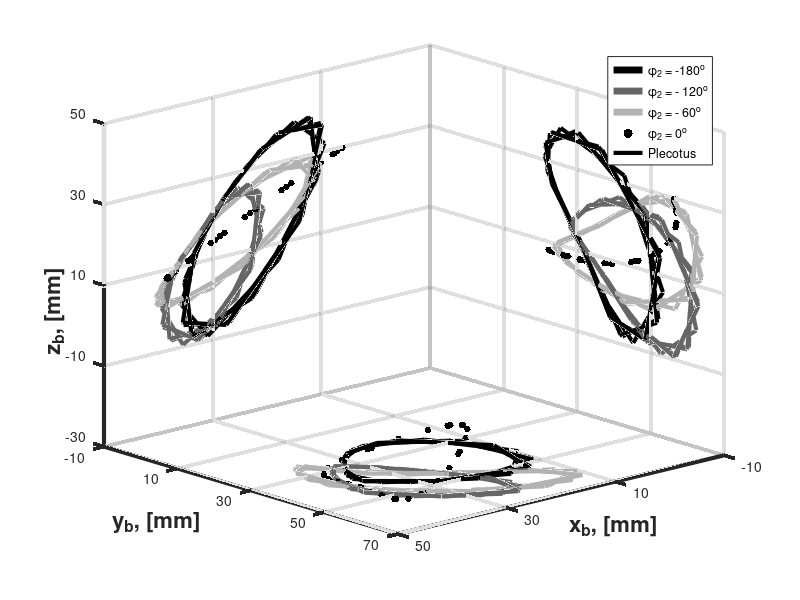
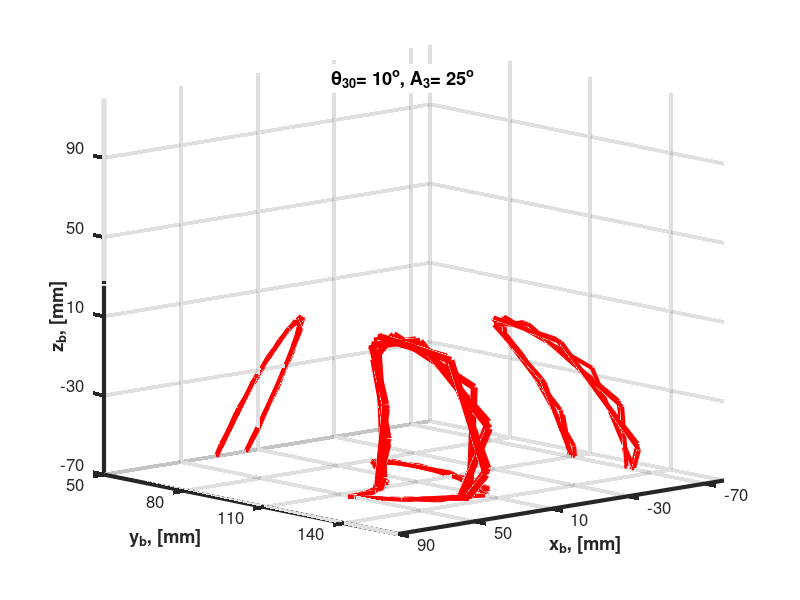
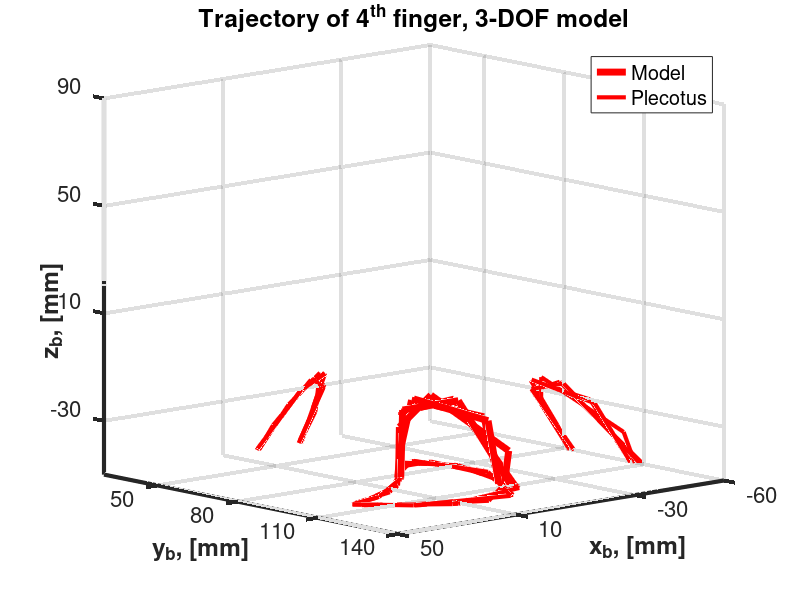
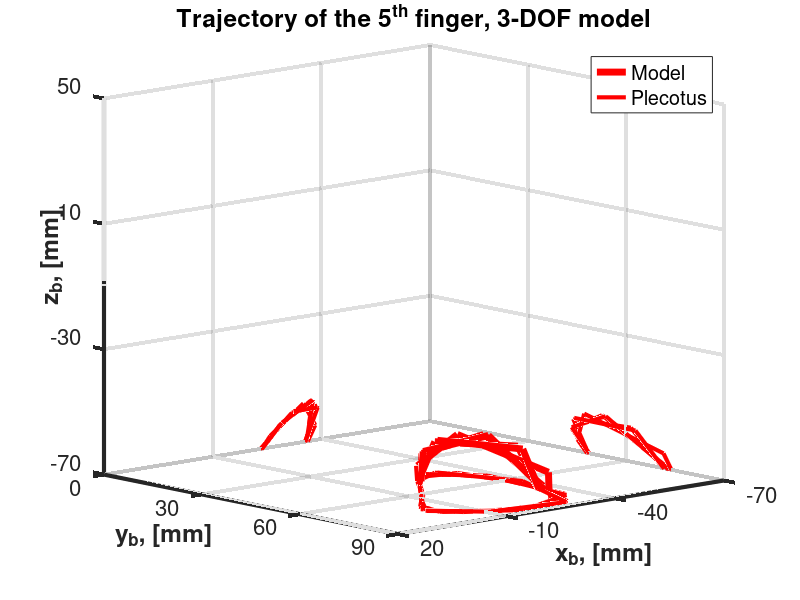

Recreate these plots in MATLAB, in order.
%**************************************************************************
%BatBot: Biological inspired Bat roBot.

%Copyright RObotics and Cybernetics Group
%Julian Colorado

% Matlab simulator of bat flight behavior. 
%************

% MATLAB script for DIRECT KINEMATICS of the FLEXIBLE WING with 3DOF % It calculates and plots the coordinates of the wrist and % fingertips with respect to the body frame located in the sternum % of the bat.

clear all 
close all 
clc 
format short


Wrist_Name = '\bf{Influence of \theta_{20}}'; 
Wingtip_Name= '\bf{Wingtip trajectory, 3-DOF model}';
gm = 58*pi/180; % the inclination angle of the stroke plane 
x0 = 13; % [mm] distance along yb between sternum and shoulder
% Humerus design parameters %------------------------------------------------------------------- 
Lh = 19;% [mm] % humerus length 
deltah = 77*pi/180; % the inclination angle of humerus bone
a1 = Lh*sin(deltah); % the length of the common normal between the shoulder 
d1 = Lh*cos(deltah); % [mm] 
alpha1 = -90*pi/180;%
% Radius parameters %-------------------------------------------------------------------
Lr = 42;% the length between the elbow joint and the wrist joint, mm 
delR = 12*pi/180; % the inclination angle of the radius bone 
a2 = Lr*cos(delR); 
d2 = Lr*sin(delR);
% 3rd Finger parameters %------------------------------------------------------------------- 
L3f = 70;% mm - the length of the third digit 66.5mm 
deltaf1 = 50*pi/180;% third finger angle in x-y local plane 
deltaf2 = -10*pi/180; % third finger angle in x-z local plane
x3f = L3f*cos(deltaf1)*cos(deltaf2);

z3f = L3f*sin(deltaf2); 
y3f = L3f*sin(deltaf1)*cos(deltaf2);
% 4th Finger parameters %------------------------------------------------------------------- 
L4f = 58;%mm - the length of the fourth digit 
deltaf3 = 67*pi/180; % fourth finger angle in x-y local plane 
deltaf4 = -5*pi/180; % fourth finger angle in x-z local plane
x4f = L4f*cos(deltaf3)*cos(deltaf4); 
z4f = L4f*sin(deltaf4); 
y4f = L4f*sin(deltaf3)*cos(deltaf4);
% 5th Finger parameters %-------------------------------------------------------------------
L5f = 51;%mm - the length of the fifth finger 
deltaf5 = 112*pi/180; % fifth finger angle in x-y local plane 
deltaf6 = 5*pi/180; % fifth finger angle in x-z local plane
x5f = L5f*cos(deltaf5)*cos(deltaf6); 
z5f = L5f*sin(deltaf6); 
y5f = L5f*sin(deltaf5)*cos(deltaf6);

freq = 2.5; %Flapping Frequency (wing-beat cycle)
step_2 = (1/freq)/(36-1);
t=0:step_2:(1/freq);

%	PLECOTUS AURITUS DATA %-------------------------------------------------------------------
% % Wrist coodinates
% data1=xlsread('wrist_averages.xls'); 
% t = data1(:,1); 
% xwP = data1(:,2); 
% ywP = data1(:,3)+x0;
% zwP = data1(:,4);
% % Wingtip coodinates
% data2 = xlsread('3rd_averages.xls'); 
% x3P = data2(:,2); 
% y3P = data2(:,3)+x0; 
% z3P = data2(:,4);
% % Coodinates of fourth finger
% data3 = xlsread('4th_averages.xls'); 
% x4P = data3(:,2); 
% y4P = data3(:,3)+x0; 
% z4P = data3(:,4);
% % Coodinates of fifth finger
% data4 = xlsread('5th_averages.xls');
% x5P = data4(:,2);
% y5P = data4(:,3)+x0; z5P = data4(:,4);

for i = 1:length(t) 
    null(i)=0;
end
for i = 1:length(t)
    count(i) = i;
    th11(i) = (20+40*cos(2*pi/0.084*t(i)-0*pi/180))*pi/180; 
    th21(i) = (-59+26*cos(2*pi/0.084*t(i)-122*pi/180))*pi/180;%PHI2 is neg
    th31(i) = (10+25*cos(2*pi/0.084*t(i)+60*pi/180))*pi/180;
    % Plot a second position
    th12(i) = (5+30*cos(2*pi/0.084*t(i)-0*pi/180))*pi/180; 
    th22(i) = (-68+30*cos(2*pi/0.084*t(i)-120*pi/180))*pi/180; 
    th32(i) = (11+28*cos(2*pi/0.084*t(i)+60*pi/180))*pi/180;
    % Plot a third position
    th13(i) = (5+30*cos(2*pi/0.084*t(i)-0*pi/180))*pi/180; 
    th23(i) = (-68+30*cos(2*pi/0.084*t(i)-60*pi/180))*pi/180; 
    th33(i) = (11+28*cos(2*pi/0.084*t(i)+120*pi/180))*pi/180;
    % Plot a fourth position
    th14(i) = (5+30*cos(2*pi/0.084*t(i)-0*pi/180))*pi/180; 
    th24(i) = (-68+30*cos(2*pi/0.084*t(i)-0*pi/180))*pi/180; 
    th34(i) = (11+28*cos(2*pi/0.084*t(i)+180*pi/180))*pi/180;
    xw1(i) = (-cos(gm)*sin(th11(i)).*cos(th21(i))- cos(gm)*cos(th11(i)).*...
            sin(th21(i))*cos(alpha1)+sin(gm)*sin(th21(i))*sin(alpha1))*a2- cos(gm)...
            *sin(th11(i))*a1-cos(gm)*cos(th11(i))*d2*sin(alpha1)- sin(gm)*d2*...
            cos(alpha1)-sin(gm)*d1;
    yw1(i) = (cos(th11(i)).*cos(th21(i))-sin(th11(i)).*sin(th21(i))*... 
            cos(alpha1))*a2+cos(th11(i))*a1-sin(th11(i))*d2*sin(alpha1);
    zw1(i) = (sin(gm)*sin(th11(i)).*cos(th21(i))+sin(gm)*cos(th11(i)).*...
            sin(th21(i))*cos(alpha1)+cos(gm)*sin(th21(i))*sin(alpha1))*a2+sin(gm )...
            *sin(th11(i))*a1+sin(gm)*cos(th11(i))*d2*sin(alpha1)- cos(gm)*d2*...
            cos(alpha1)-cos(gm)*d1;
    xw2(i) = (-cos(gm)*sin(th12(i)).*cos(th22(i))- cos(gm)*cos(th12(i)).*...
            sin(th22(i))*cos(alpha1)+sin(gm)*sin(th22(i))*sin(alpha1))*a2- cos(gm)...
            *sin(th12(i))*a1-cos(gm)*cos(th12(i))*d2*sin(alpha1)- sin(gm)*d2*...
            cos(alpha1)-sin(gm)*d1;
    yw2(i) = (cos(th12(i)).*cos(th22(i))-sin(th12(i)).*sin(th22(i))*... 
            cos(alpha1))*a2+cos(th12(i))*a1-sin(th12(i))*d2*sin(alpha1)+x0;
    zw2(i) = (sin(gm)*sin(th12(i)).*cos(th22(i))+sin(gm)*cos(th12(i)).*...
            sin(th22(i))*cos(alpha1)+cos(gm)*sin(th22(i))*sin(alpha1))*a2+sin(gm )...
            *sin(th12(i))*a1+sin(gm)*cos(th12(i))*d2*sin(alpha1)- cos(gm)*d2*...
            cos(alpha1)-cos(gm)*d1;
    xw3(i) = (-cos(gm)*sin(th13(i)).*cos(th23(i))- cos(gm)*cos(th13(i)).*...
            sin(th23(i))*cos(alpha1)+sin(gm)*sin(th23(i))*sin(alpha1))*a2- cos(gm)...
            *sin(th13(i))*a1-cos(gm)*cos(th13(i))*d2*sin(alpha1)- sin(gm)*d2*...
            cos(alpha1)-sin(gm)*d1;
    yw3(i) = (cos(th13(i)).*cos(th23(i))-sin(th13(i)).*sin(th23(i))*... 
         cos(alpha1))*a2+cos(th13(i))*a1-sin(th13(i))*d2*sin(alpha1)+x0;
    zw3(i) = (sin(gm)*sin(th13(i)).*cos(th23(i))+sin(gm)*cos(th13(i)).*...
            sin(th23(i))*cos(alpha1)+cos(gm)*sin(th23(i))*sin(alpha1))*a2+sin(gm )...
            *sin(th13(i))*a1+sin(gm)*cos(th13(i))*d2*sin(alpha1)- cos(gm)*d2*...
            cos(alpha1)-cos(gm)*d1;
    xw4(i) = (-cos(gm)*sin(th14(i)).*cos(th24(i))- cos(gm)*cos(th14(i)).*...
            sin(th24(i))*cos(alpha1)+sin(gm)*sin(th24(i))*sin(alpha1))*a2- cos(gm)...
            *sin(th14(i))*a1-cos(gm)*cos(th14(i))*d2*sin(alpha1)- sin(gm)*d2*...
            cos(alpha1)-sin(gm)*d1;
    yw4(i) = (cos(th14(i)).*cos(th24(i))-sin(th14(i)).*sin(th24(i))*... 
            cos(alpha1))*a2+cos(th11(i))*a1-sin(th11(i))*d2*sin(alpha1)+x0;
    zw4(i) = (sin(gm)*sin(th14(i)).*cos(th24(i))+sin(gm)*cos(th14(i)).*...
            sin(th24(i))*cos(alpha1)+cos(gm)*sin(th24(i))*sin(alpha1))*a2+sin(gm )...
            *sin(th14(i))*a1+sin(gm)*cos(th14(i))*d2*sin(alpha1)- cos(gm)*d2*...
            cos(alpha1)-cos(gm)*d1; 
    xtip(i) = ((-cos(gm)*sin(th11(i)).*cos(th21(i))-...
            cos(gm)*cos(th11(i)).*...
            sin(th21(i))*cos(alpha1)+sin(gm)*sin(th21(i))*sin(alpha1)).*cos(th31 (i))...
            +(cos(gm)*sin(th11(i)).*sin(th21(i))-cos(gm)*cos(th11(i)).*... 
            cos(th21(i))*cos(alpha1)+sin(gm)*cos(th21(i))*sin(alpha1)).*... 
            sin(th31(i)))*x3f+(-(-cos(gm)*sin(th11(i)).*cos(th21(i))-...
            cos(gm)*... 
            cos(th11(i)).*sin(th21(i))*cos(alpha1)+sin(gm)*sin(th21(i))*... 
            sin(alpha1)).*sin(th31(i))+(cos(gm)*sin(th11(i)).*sin(th21(i))-...
            cos(gm)*cos(th11(i)).*cos(th21(i))*cos(alpha1)+sin(gm)*cos(th21(i))*...
            sin(alpha1)).*cos(th31(i)))*y3f+(cos(gm)*cos(th11(i))*sin(alpha1)+...
            sin(gm)*cos(alpha1))*z3f+(-cos(gm)*sin(th11(i)).*cos(th21(i))- cos(gm)*cos(th11(i)).*sin(th21(i))*cos(alpha1)+sin(gm)*sin(th21(i))*...
            sin(alpha1))*a2-cos(gm)*sin(th11(i))*a1- cos(gm)*cos(th11(i))*d2*...
        sin(alpha1)-sin(gm)*d2*cos(alpha1)-sin(gm)*d1;
    ytip(i) = ((cos(th11(i)).*cos(th21(i))- sin(th11(i)).*sin(th21(i))*...
            cos(alpha1)).*cos(th31(i))+(-cos(th11(i)).*sin(th21(i))- sin(th11(i)).*...
            cos(th21(i))*cos(alpha1)).*sin(th31(i)))*x3f+(- (cos(th11(i)).*cos(th21(i))...
            -sin(th11(i)).*sin(th21(i))*cos(alpha1)).*sin(th31(i))+(- cos(th11(i)).*...
            sin(th21(i))- sin(th11(i)).*cos(th21(i))*cos(alpha1)).*cos(th31(i)))*...
            y3f+sin(th11(i))*sin(alpha1)*z3f+(cos(th11(i)).*cos(th21(i))-... 
            sin(th11(i)).*sin(th21(i))*cos(alpha1))*a2+cos(th11(i))*a1-... 
            sin(th11(i))*d2*sin(alpha1)+x0;
    ztip(i) = ((sin(gm)*sin(th11(i)).*cos(th21(i))+sin(gm)*cos(th11(i)).*...
            sin(th21(i))*cos(alpha1)+cos(gm)*sin(th21(i))*sin(alpha1)).*...
            cos(th31(i))+(- sin(gm)*sin(th11(i)).*sin(th21(i))+sin(gm)*cos(th11(i)).*...
            cos(th21(i))*cos(alpha1)+cos(gm)*cos(th21(i))*sin(alpha1)).*...
            sin(th31(i)))*x3f+(- (sin(gm)*sin(th11(i)).*cos(th21(i))+sin(gm)*...
            cos(th11(i)).*sin(th21(i))*cos(alpha1)+cos(gm)*sin(th21(i))*...
            sin(alpha1)).*sin(th31(i))+(- sin(gm)*sin(th11(i)).*sin(th21(i))+...
            sin(gm)*cos(th11(i)).*cos(th21(i))*cos(alpha1)+cos(gm)*cos(th21(i))*... 
            sin(gm)*cos(th11(i))*sin(alpha1)+...
            sin(alpha1)).*cos(th31(i)))*y3f+(- cos(gm)*cos(alpha1))*z3f+(sin(gm)*sin(th11(i)).*cos(th21(i))+sin(gm)*... 
            sin(alpha1))*a2+sin(gm)*sin(th11(i))*a1+sin(gm)*cos(th11(i))*d2*...
            cos(th11(i)).*sin(th21(i))*cos(alpha1)+cos(gm)*sin(th21(i))*... 
            sin(alpha1)-cos(gm)*d2*cos(alpha1)-cos(gm)*d1;
    x4d(i) = ((-cos(gm)*sin(th11(i)).*cos(th21(i))- cos(gm)*cos(th11(i)).*...
            sin(th21(i))*cos(alpha1)+sin(gm)*sin(th21(i))*sin(alpha1)).*cos(th31 (i))...
            +(cos(gm)*sin(th11(i)).*sin(th21(i))-cos(gm)*cos(th11(i)).*... 
            cos(th21(i))*cos(alpha1)+sin(gm)*cos(th21(i))*sin(alpha1)).*... 
            sin(th31(i)))*x4f+(-(-cos(gm)*sin(th11(i)).*cos(th21(i))-...
            cos(gm)*... 
            cos(th11(i)).*sin(th21(i))*cos(alpha1)+sin(gm)*sin(th21(i))*... 
            sin(alpha1)).*sin(th31(i))+(cos(gm)*sin(th11(i)).*sin(th21(i))-...
            cos(gm)*cos(th11(i)).*cos(th21(i))*cos(alpha1)+sin(gm)*cos(th21(i))*...
            sin(alpha1)).*cos(th31(i)))*y4f+(cos(gm)*cos(th11(i))*sin(alpha1)+...
            sin(gm)*cos(alpha1))*z4f+(-cos(gm)*sin(th11(i)).*cos(th21(i))- cos(gm)*cos(th11(i)).*sin(th21(i))*cos(alpha1)+sin(gm)*sin(th21(i))*...
            sin(alpha1))*a2-cos(gm)*sin(th11(i))*a1- cos(gm)*cos(th11(i))*d2*...
            sin(alpha1)-sin(gm)*d2*cos(alpha1)-sin(gm)*d1;
    y4d(i) = ((cos(th11(i)).*cos(th21(i))-sin(th11(i)).*sin(th21(i))*... 
            cos(alpha1)).*cos(th31(i))+(-cos(th11(i)).*sin(th21(i))-...
            sin(th11(i)).*... 
            cos(th21(i))*cos(alpha1)).*sin(th31(i)))*x4f+(-(cos(th11(i)).*cos(th21(i))... 
            -sin(th11(i)).*sin(th21(i))*cos(alpha1)).*sin(th31(i))+(-cos(th11(i)).*... 
            sin(th21(i))-sin(th11(i)).*cos(th21(i))*cos(alpha1)).*cos(th31(i)))*... 
            y4f+sin(th11(i))*sin(alpha1)*z4f+(cos(th11(i)).*cos(th21(i))-... 
            sin(th11(i)).*sin(th21(i))*cos(alpha1))*a2+cos(th11(i))*a1-... 
            sin(th11(i))*d2*sin(alpha1)+x0;
    z4d(i) = ((sin(gm)*sin(th11(i)).*cos(th21(i))+sin(gm)*cos(th11(i)).*...
            sin(th21(i))*cos(alpha1)+cos(gm)*sin(th21(i))*sin(alpha1)).*...
            cos(th31(i))+(- sin(gm)*sin(th11(i)).*sin(th21(i))+sin(gm)*cos(th11(i)).*...
            cos(th21(i))*cos(alpha1)+cos(gm)*cos(th21(i))*sin(alpha1)).*...
            sin(th31(i)))*x4f+(- (sin(gm)*sin(th11(i)).*cos(th21(i))+sin(gm)*...
            cos(th11(i)).*sin(th21(i))*cos(alpha1)+cos(gm)*sin(th21(i))*...
            sin(alpha1)).*sin(th31(i))+(- sin(gm)*sin(th11(i)).*sin(th21(i))+...
            sin(gm)*cos(th11(i)).*cos(th21(i))*cos(alpha1)+cos(gm)*cos(th21(i))*... 
            sin(gm)*cos(th11(i))*sin(alpha1)+...
            sin(alpha1)).*cos(th31(i)))*y4f+(- cos(gm)*cos(alpha1))*z4f+(sin(gm)*sin(th11(i)).*cos(th21(i))+sin(gm)... 
            *sin(alpha1))*a2+sin(gm)*sin(th11(i))*a1+sin(gm)*cos(th11(i))*d2*...
            cos(th11(i)).*sin(th21(i))*cos(alpha1)+cos(gm)*sin(th21(i))*... 
            sin(alpha1)-cos(gm)*d2*cos(alpha1)-cos(gm)*d1;
    x5d(i) = ((-cos(gm)*sin(th11(i)).*cos(th21(i))- cos(gm)*cos(th11(i)).*...
            sin(th21(i))*cos(alpha1)+sin(gm)*sin(th21(i))*sin(alpha1)).*cos(th31 (i))...
            +(cos(gm)*sin(th11(i)).*sin(th21(i))-cos(gm)*cos(th11(i)).*... 
            cos(th21(i))*cos(alpha1)+sin(gm)*cos(th21(i))*sin(alpha1)).*...
            sin(th31(i)))*x5f+(-(-cos(gm)*sin(th11(i)).*cos(th21(i))-...
            cos(gm)*... 
            cos(th11(i)).*sin(th21(i))*cos(alpha1)+sin(gm)*sin(th21(i))*... 
            sin(alpha1)).*sin(th31(i))+(cos(gm)*sin(th11(i)).*sin(th21(i))-...
            cos(gm)*cos(th11(i)).*cos(th21(i))*cos(alpha1)+sin(gm)*cos(th21(i))*...
            sin(alpha1)).*cos(th31(i)))*y5f+(cos(gm)*cos(th11(i))*sin(alpha1)+...
            sin(gm)*cos(alpha1))*z5f+(-cos(gm)*sin(th11(i)).*cos(th21(i))- cos(gm)*cos(th11(i)).*sin(th21(i))*cos(alpha1)+sin(gm)*sin(th21(i))*...
            sin(alpha1))*a2-cos(gm)*sin(th11(i))*a1- cos(gm)*cos(th11(i))*d2*...
            sin(alpha1)-sin(gm)*d2*cos(alpha1)-sin(gm)*d1;
    y5d(i) = ((cos(th11(i)).*cos(th21(i))-sin(th11(i)).*sin(th21(i))*... 
            cos(alpha1)).*cos(th31(i))+(-cos(th11(i)).*sin(th21(i))-sin(th11(i)).*... 
            cos(th21(i))*cos(alpha1)).*sin(th31(i)))*x5f+(-(cos(th11(i)).*cos(th21(i))... 
            -sin(th11(i)).*sin(th21(i))*cos(alpha1)).*sin(th31(i))+(-...
            cos(th11(i)).*... 
            sin(th21(i))-sin(th11(i)).*cos(th21(i))*cos(alpha1)).*cos(th31(i)))*... 
            y5f+sin(th11(i))*sin(alpha1)*z5f+(cos(th11(i)).*cos(th21(i))-... 
            sin(th11(i)).*sin(th21(i))*cos(alpha1))*a2+cos(th11(i))*a1-... 
            sin(th11(i))*d2*sin(alpha1)+x0;
    z5d(i) = ((sin(gm)*sin(th11(i)).*cos(th21(i))+sin(gm)*cos(th11(i)).*...
            sin(th21(i))*cos(alpha1)+cos(gm)*sin(th21(i))*sin(alpha1)).*...
            cos(th31(i))+(- sin(gm)*sin(th11(i)).*sin(th21(i))+sin(gm)*cos(th11(i)).*...
            cos(th21(i))*cos(alpha1)+cos(gm)*cos(th21(i))*sin(alpha1)).*...
            sin(th31(i)))*x5f+(- (sin(gm)*sin(th11(i)).*cos(th21(i))+sin(gm)*...
            cos(th11(i)).*sin(th21(i))*cos(alpha1)+cos(gm)*sin(th21(i))*...
            sin(alpha1)).*sin(th31(i))+(- sin(gm)*sin(th11(i)).*sin(th21(i))+...
            sin(gm)*cos(th11(i)).*cos(th21(i))*cos(alpha1)+cos(gm)*cos(th21(i))*... 
            sin(gm)*cos(th11(i))*sin(alpha1)+...
            sin(alpha1)).*cos(th31(i)))*y5f+(- cos(gm)*cos(alpha1))*z5f+(sin(gm)*sin(th11(i)).*cos(th21(i))+sin(gm)... 
            *sin(alpha1))*a2+sin(gm)*sin(th11(i))*a1+sin(gm)*cos(th11(i))*d2*...
            cos(th11(i)).*sin(th21(i))*cos(alpha1)+cos(gm)*sin(th21(i))*... 
            sin(alpha1)-cos(gm)*d2*cos(alpha1)-cos(gm)*d1;
    xtip2(i) = ((-cos(gm)*sin(th11(i)).*cos(th21(i))- cos(gm)*cos(th11(i)).*...
            sin(th21(i))*cos(alpha1)+sin(gm)*sin(th21(i))*sin(alpha1)).*cos(th32 (i))...
            +(cos(gm)*sin(th11(i)).*sin(th21(i))-cos(gm)*cos(th11(i)).*... 
            cos(th21(i))*cos(alpha1)+sin(gm)*cos(th21(i))*sin(alpha1)).*... 
            sin(th32(i)))*x3f+(-(-cos(gm)*sin(th11(i)).*cos(th21(i))-...
            cos(gm)*... 
            cos(th11(i)).*sin(th21(i))*cos(alpha1)+sin(gm)*sin(th21(i))*... 
            sin(alpha1)).*sin(th32(i))+(cos(gm)*sin(th11(i)).*sin(th21(i))-...
            cos(gm)*cos(th11(i)).*cos(th21(i))*cos(alpha1)+sin(gm)*cos(th21(i))*...
            sin(alpha1)).*cos(th32(i)))*y3f+(cos(gm)*cos(th11(i))*sin(alpha1)+...
            sin(gm)*cos(alpha1))*z3f+(-cos(gm)*sin(th11(i)).*cos(th21(i))- cos(gm)*cos(th11(i)).*sin(th21(i))*cos(alpha1)+sin(gm)*sin(th21(i))*...
            sin(alpha1))*a2-cos(gm)*sin(th11(i))*a1- cos(gm)*cos(th11(i))*d2*...
            sin(alpha1)-sin(gm)*d2*cos(alpha1)-sin(gm)*d1;
    ytip2(i) = ((cos(th11(i)).*cos(th21(i))- sin(th11(i)).*sin(th21(i))*...
            cos(alpha1)).*cos(th32(i))+(-cos(th11(i)).*sin(th21(i))- sin(th11(i)).*...
            cos(th21(i))*cos(alpha1)).*sin(th32(i)))*x3f+(- (cos(th11(i)).*cos(th21(i))...
            -sin(th11(i)).*sin(th21(i))*cos(alpha1)).*sin(th32(i))+(- cos(th11(i)).*...
            sin(th21(i))- sin(th11(i)).*cos(th21(i))*cos(alpha1)).*cos(th32(i)))*...
            y3f+sin(th11(i))*sin(alpha1)*z3f+(cos(th11(i)).*cos(th21(i))-... 
            sin(th11(i)).*sin(th21(i))*cos(alpha1))*a2+cos(th11(i))*a1-... 
            sin(th11(i))*d2*sin(alpha1)+x0;
    ztip2(i) = ((sin(gm)*sin(th11(i)).*cos(th21(i))+sin(gm)*cos(th11(i)).*...
            sin(th21(i))*cos(alpha1)+cos(gm)*sin(th21(i))*sin(alpha1)).*...
            cos(th32(i))+(- sin(gm)*sin(th11(i)).*sin(th21(i))+sin(gm)*cos(th11(i)).*...
            cos(th21(i))*cos(alpha1)+cos(gm)*cos(th21(i))*sin(alpha1)).*...
            sin(th32(i)))*x3f+(- (sin(gm)*sin(th11(i)).*cos(th21(i))+sin(gm)*...
            cos(th11(i)).*sin(th21(i))*cos(alpha1)+cos(gm)*sin(th21(i))*...
            sin(alpha1)).*sin(th32(i))+(- sin(gm)*sin(th11(i)).*sin(th21(i))+...
            sin(gm)*cos(th11(i)).*cos(th21(i))*cos(alpha1)+cos(gm)*cos(th21(i))*... 
            sin(gm)*cos(th11(i))*sin(alpha1)+...
            sin(alpha1)).*cos(th32(i)))*y3f+(- cos(gm)*cos(alpha1))*z3f+(sin(gm)*sin(th11(i)).*cos(th21(i))+sin(gm)... 
            *sin(alpha1))*a2+sin(gm)*sin(th11(i))*a1+sin(gm)*cos(th11(i))*d2*...
            cos(th11(i)).*sin(th21(i))*cos(alpha1)+cos(gm)*sin(th21(i))*... 
            sin(alpha1)-cos(gm)*d2*cos(alpha1)-cos(gm)*d1;
    xtip3(i) = ((-cos(gm)*sin(th11(i)).*cos(th21(i))- cos(gm)*cos(th11(i)).*...
            sin(th21(i))*cos(alpha1)+sin(gm)*sin(th21(i))*sin(alpha1)).*cos(th33 (i))...
            +(cos(gm)*sin(th11(i)).*sin(th21(i))-cos(gm)*cos(th11(i)).*... 
            cos(th21(i))*cos(alpha1)+sin(gm)*cos(th21(i))*sin(alpha1)).*... 
            sin(th33(i)))*x3f+(-(-cos(gm)*sin(th11(i)).*cos(th21(i))-...
            cos(gm)*... 
            cos(th11(i)).*sin(th21(i))*cos(alpha1)+sin(gm)*sin(th21(i))*... 
            sin(alpha1)).*sin(th33(i))+(cos(gm)*sin(th11(i)).*sin(th21(i))-...
            cos(gm)*cos(th11(i)).*cos(th21(i))*cos(alpha1)+sin(gm)*cos(th21(i))*...
            sin(alpha1)).*cos(th33(i)))*y3f+(cos(gm)*cos(th11(i))*sin(alpha1)+...
            sin(gm)*cos(alpha1))*z3f+(-cos(gm)*sin(th11(i)).*cos(th21(i))- cos(gm)*cos(th11(i)).*sin(th21(i))*cos(alpha1)+sin(gm)*sin(th21(i))*...
            sin(alpha1))*a2-cos(gm)*sin(th11(i))*a1- cos(gm)*cos(th11(i))*d2*...
            sin(alpha1)-sin(gm)*d2*cos(alpha1)-sin(gm)*d1;
    ytip3(i) = ((cos(th11(i)).*cos(th21(i))- sin(th11(i)).*sin(th21(i))*...
            cos(alpha1)).*cos(th33(i))+(-cos(th11(i)).*sin(th21(i))- sin(th11(i)).*...
            cos(th21(i))*cos(alpha1)).*sin(th33(i)))*x3f+(- (cos(th11(i)).*cos(th21(i))...
            -sin(th11(i)).*sin(th21(i))*cos(alpha1)).*sin(th33(i))+(- cos(th11(i)).*...
            sin(th21(i))- sin(th11(i)).*cos(th21(i))*cos(alpha1)).*cos(th33(i)))*...
            y3f+sin(th11(i))*sin(alpha1)*z3f+(cos(th11(i)).*cos(th21(i))-... 
            sin(th11(i)).*sin(th21(i))*cos(alpha1))*a2+cos(th11(i))*a1-... 
            sin(th11(i))*d2*sin(alpha1)+x0;
    ztip3(i) = ((sin(gm)*sin(th11(i)).*cos(th21(i))+sin(gm)*cos(th11(i)).*...
            sin(th21(i))*cos(alpha1)+cos(gm)*sin(th21(i))*sin(alpha1)).*...
            cos(th33(i))+(- sin(gm)*sin(th11(i)).*sin(th21(i))+sin(gm)*cos(th11(i)).*...
            cos(th21(i))*cos(alpha1)+cos(gm)*cos(th21(i))*sin(alpha1)).*...
            sin(th33(i)))*x3f+(- (sin(gm)*sin(th11(i)).*cos(th21(i))+sin(gm)*...
            cos(th11(i)).*sin(th21(i))*cos(alpha1)+cos(gm)*sin(th21(i))*...
            sin(alpha1)).*sin(th33(i))+(- sin(gm)*sin(th11(i)).*sin(th21(i))+...
            sin(gm)*cos(th11(i)).*cos(th21(i))*cos(alpha1)+cos(gm)*cos(th21(i))*... 
            sin(gm)*cos(th11(i))*sin(alpha1)+...
            sin(alpha1)).*cos(th33(i)))*y3f+(-...
            cos(gm)*cos(alpha1))*z3f+(sin(gm)*sin(th11(i)).*cos(th21(i))+sin(gm)...
            *cos(th11(i)).*sin(th21(i))*cos(alpha1)+cos(gm)*sin(th21(i))*... 
            sin(alpha1))*a2+sin(gm)*sin(th11(i))*a1+sin(gm)*cos(th11(i))*d2*...
            sin(alpha1)-cos(gm)*d2*cos(alpha1)-cos(gm)*d1; 
    xtip4(i) = ((-cos(gm)*sin(th11(i)).*cos(th21(i))-cos(gm)*cos(th11(i)).*...
            sin(th21(i))*cos(alpha1)+sin(gm)*sin(th21(i))*sin(alpha1)).*cos(th34 (i))...
            +(cos(gm)*sin(th11(i)).*sin(th21(i))-cos(gm)*cos(th11(i)).*... 
            cos(th21(i))*cos(alpha1)+sin(gm)*cos(th21(i))*sin(alpha1)).*... 
            sin(th34(i)))*x3f+(-(-cos(gm)*sin(th11(i)).*cos(th21(i))-...
            cos(gm)*... 
            cos(th11(i)).*sin(th21(i))*cos(alpha1)+sin(gm)*sin(th21(i))*... 
            sin(alpha1)).*sin(th34(i))+(cos(gm)*sin(th11(i)).*sin(th21(i))-...
            cos(gm)*cos(th11(i)).*cos(th21(i))*cos(alpha1)+sin(gm)*cos(th21(i))*...
            sin(alpha1)).*cos(th34(i)))*y3f+(cos(gm)*cos(th11(i))*sin(alpha1)+...
            sin(gm)*cos(alpha1))*z3f+(-cos(gm)*sin(th11(i)).*cos(th21(i))- cos(gm)*cos(th11(i)).*sin(th21(i))*cos(alpha1)+sin(gm)*sin(th21(i))*... 
            sin(alpha1))*a2-cos(gm)*sin(th11(i))*a1- cos(gm)*cos(th11(i))*d2*...
            sin(alpha1)-sin(gm)*d2*cos(alpha1)-sin(gm)*d1;
    ytip4(i) = ((cos(th11(i)).*cos(th21(i))- sin(th11(i)).*sin(th21(i))*...
            cos(alpha1)).*cos(th34(i))+(-cos(th11(i)).*sin(th21(i))- sin(th11(i)).*...
            cos(th21(i))*cos(alpha1)).*sin(th34(i)))*x3f+(- (cos(th11(i)).*cos(th21(i))...
            -sin(th11(i)).*sin(th21(i))*cos(alpha1)).*sin(th34(i))+(- cos(th11(i)).*...
            sin(th21(i))- sin(th11(i)).*cos(th21(i))*cos(alpha1)).*cos(th34(i)))*...
            y3f+sin(th11(i))*sin(alpha1)*z3f+(cos(th11(i)).*cos(th21(i))-...
            sin(th11(i)).*sin(th21(i))*cos(alpha1))*a2+cos(th11(i))*a1-... 
            sin(th11(i))*d2*sin(alpha1)+x0;
            ztip4(i) = ((sin(gm)*sin(th11(i)).*cos(th21(i))+sin(gm)*cos(th11(i)).*...
            sin(th21(i))*cos(alpha1)+cos(gm)*sin(th21(i))*sin(alpha1)).*...
            cos(th34(i))+(- sin(gm)*sin(th11(i)).*sin(th21(i))+sin(gm)*cos(th11(i)).*...
            cos(th21(i))*cos(alpha1)+cos(gm)*cos(th21(i))*sin(alpha1)).*...
            sin(th34(i)))*x3f+(- (sin(gm)*sin(th11(i)).*cos(th21(i))+sin(gm)*...
            cos(th11(i)).*sin(th21(i))*cos(alpha1)+cos(gm)*sin(th21(i))*...
            sin(alpha1)).*sin(th34(i))+(- sin(gm)*sin(th11(i)).*sin(th21(i))+...
            sin(gm)*cos(th11(i)).*cos(th21(i))*cos(alpha1)+cos(gm)*cos(th21(i))*...
            sin(gm)*cos(th11(i))*sin(alpha1)+...
            sin(alpha1)).*cos(th34(i)))*y3f+(- cos(gm)*cos(alpha1))*z3f+(sin(gm)*sin(th11(i)).*cos(th21(i))+sin(gm)...
            *sin(alpha1))*a2+sin(gm)*sin(th11(i))*a1+sin(gm)*cos(th11(i))*d2*...
            cos(th11(i)).*sin(th21(i))*cos(alpha1)+cos(gm)*sin(th21(i))*... 
            sin(alpha1)-cos(gm)*d2*cos(alpha1)-cos(gm)*d1;
    th11(i) = th11(i)*180/pi; 
    th21(i) = th21(i)*180/pi; 
    th22(i) = th22(i)*180/pi; 
    th23(i) = th23(i)*180/pi; 
    th24(i) = th24(i)*180/pi;
    th31(i) = th31(i)*180/pi; 
end
scrsz = get(0,'ScreenSize'); % Get current screen size
%=================================================================== %	Create a Table to display the angle values %------------------------------------------------------------------- Result = [ count(:)	t(:)	th11(:)	th21(:)	th31(:)]; disp('	count	t(s)	th_1	th_2	th_3	') disp(' ----------------------------------------------------------') disp(Result) %------------------------------------------------------------------- xlswrite('Angle_values',Result)
% +-------------------------------------------+ % % |----	Figure 1: Wrist trajectories	----| % % +-------------------------------------------+ %

figure('Name','Wrist trajectories','NumberTitle','on','OuterPosition',[1 scrsz(3) scrsz(3)/3 scrsz(4)/2]) % Postion figure on the left side of the screen
clf
plot3(xtip(:),ytip(:),ztip(:),'-k','linewidth',5) 
hold on 
plot3(xtip2(:),ytip2(:),ztip2(:),'-','linewidth',5,'color',[0.4 0.4 0.4]) 
plot3(xtip3(:),ytip3(:),ztip3(:),'-','linewidth',5,'color',[0.7 0.7 0.7]) 
plot3(xtip4(:),ytip4(:),ztip4(:),'.k','markersize',20)
%plot3(xwP,ywP,zwP,'dk','markerfacecolor','g','markersize',12)
%plot3(xwP(1),ywP(1),zwP(1),'ok','markerfacecolor','r','markersize',15)
plot3(null-10,yw1(:),zw1(:),'-k','linewidth',3) 
plot3(xw1(:),null-10,zw1(:),'-k','linewidth',3) 
plot3(xw1(:),yw1(:),null-30,'-k','linewidth',3)
%plot3(null-10,ywP,zwP,'dk','markerfacecolor','g','markersize',8) 
%plot3(xwP,null-10,zwP,'dk','markerfacecolor','g','markersize',8) 
%plot3(xwP,ywP,null-30,'dk','markerfacecolor','g','markersize',8)
plot3(null-10,yw2(:),zw2(:),'-','linewidth',3,'color',[0.4 0.4 0.4])
plot3(xw2(:),null-10,zw2(:),'-','linewidth',3,'color',[0.4 0.4 0.4])
plot3(xw2(:),yw2(:),null-30,'-','linewidth',3,'color',[0.4 0.4 0.4])
plot3(null-10,yw3(:),zw3(:),'-','linewidth',3,'color',[0.7 0.7 0.7])
plot3(xw3(:),null-10,zw3(:),'-','linewidth',3,'color',[0.7 0.7 0.7])
plot3(xw3(:),yw3(:),null-30,'-','linewidth',3,'color',[0.7 0.7 0.7])
plot3(null-10,yw4(:),zw4(:),'.k','markersize',15) 
plot3(xw4(:),null-10,zw4(:),'.k','markersize',15) 
plot3(xw4(:),yw1(:),null-30,'.k','markersize',15)
xlabel('\bf{x_b, [mm]}','position',[15 65 -38],'FontSize',16) 
ylabel('\bf{y_b, [mm]}','position',[66 40 -27],'FontSize',16)
zlabel('\bf{z_b, [mm]}','position',[56 -12 5],'FontSize',16)
set(gca,'LineWidth',3,'FontSize',10) 
set(gca,'YTick',[-10;10;30;50;70]) 
set(gca,'XTick',[-10;10;30;50]) 
set(gca,'ZTick',[-30;-10;10;30;50])
axis([-10 50 -10 70 -30 50]);
grid on 
view([138 20])
legend('\phi_{2} = -180^o','\phi_{2} = - 120^o','\phi_{2} = - 60^o','\phi_{2} = 0^o','Plecotus')

% +---------------------------------------------+ % % |----	Figure 2: Wingtip trajectories	----| % % +---------------------------------------------+ %

figure('Name','Wingtip trajectories','NumberTitle','on','OuterPosition',[scrsz(3)/3 scrsz(3) scrsz(3)/3 scrsz(4)/2]) % Postion figure on the left side of the screen
clf
plot3(xtip(:),ytip(:),ztip(:),'-r','linewidth',5)
hold on 
%plot3(x3P,y3P,z3P,'dk','markerfacecolor','g','markersize',12) 
plot3(null-70,ytip(:),ztip(:),'-r','linewidth',3) 
plot3(xtip(:),null+50,ztip(:),'-r','linewidth',3)
plot3(xtip(:),ytip(:),null-70,'-r','linewidth',3)
%plot3(null-70,y3P,z3P,'dk','markerfacecolor','g','markersize',8)
%plot3(x3P,null+50,z3P,'dk','markerfacecolor','g','markersize',8) 
%plot3(x3P,y3P,null-70,'dk','markerfacecolor','g','markersize',8)
title('\bf{\theta_{30}= 10^o, A_{3}= 25^o}','position',[-10 90 120],'BackgroundColor',[1 1 1],'FontSize',22) 
xlabel('\bf{x_b, [mm]}','position',[-10 145 -90],'FontSize',16) 
ylabel('\bf{y_b, [mm]}','position',[95 90 -85],'FontSize',16) 
zlabel('\bf{z_b, [mm]}','position',[100 43 10],'FontSize',16) 
set(gca,'LineWidth',3,'FontSize',12)
grid on 
axis([-80 90 50 160 -70 120]); 
set(gca,'YTick',[50;80;110;140]) 
set(gca,'XTick',[-70;-30;10;50;90]) 
set(gca,'ZTick',[-70;-30;10;50;90]) 
view([138 12])

% +-------------------------------------------------------+ % % |----	Figure 3: Fourth finger tip trajectories	----| % % +-------------------------------------------------------+ %

figure('Name','Fourth finger trajectories','NumberTitle','on','OuterPosition',[scrsz(3)/1.5 scrsz(3) scrsz(3)/3 scrsz(4)/2]) % Postion figure on the left side of the screen
clf
plot3(x4d(:),y4d(:),z4d(:),'-r','linewidth',5) 
hold on
%plot3(x4P,y4P,z4P,'dk','markerfacecolor','g','markersize',12)
plot3(null-60,y4d(:),z4d(:),'-r','linewidth',3)
plot3(x4d(:),null+30,z4d(:),'-r','linewidth',3) 
plot3(x4d(:),y4d(:),null-50,'-r','linewidth',3)
%plot3(null-60,y4P,z4P,'dk','markerfacecolor','g','markersize',8) 
%plot3(x4P,null+30,z4P,'dk','markerfacecolor','g','markersize',8)
%plot3(x4P,y4P,null-50,'dk','markerfacecolor','g','markersize',8)
title('\bf{Trajectory of 4^{th} finger, 3-DOF model}','FontSize',16) 
xlabel('\bf{x_b, [mm]}','position',[-10 145 -60],'FontSize',16) 
ylabel('\bf{y_b, [mm]}','position',[55 90 -60],'FontSize',16) 
zlabel('\bf{z_b, [mm]}','position',[55 20 10],'FontSize',16) 
set(gca,'LineWidth',3,'FontSize',16)
legend('Model','Plecotus')
grid on 
axis([-60 50 30 140 -50 90]); 
set(gca,'YTick',[50;80;110;140]) 
set(gca,'XTick',[-60;-30;10;50]) 
set(gca,'ZTick',[-70;-30;10;50;90]) 
view([138 12])

% +--------------------------------------------------+ % % |----	Figure 4: Fifth finger trajectories	----| % % +--------------------------------------------------+ %

figure('Name','Fifth finger trajecories','NumberTitle','on','OuterPosition',[1 -20 scrsz(3)/3 scrsz(4)/2]) % Postion figure on the left side of the screen
clf
plot3(x5d(:),y5d(:),z5d(:),'-r','linewidth',5) 
hold on
%plot3(x5P,y5P,z5P,'dk','markerfacecolor','g','markersize',12)
plot3(null-70,y5d(:),z5d(:),'-r','linewidth',3)
plot3(x5d(:),null+0,z5d(:),'-r','linewidth',3) 
plot3(x5d(:),y5d(:),null-70,'-r','linewidth',3)
%plot3(null-70,y5P,z5P,'dk','markerfacecolor','g','markersize',8) 
%plot3(x5P,null+0,z5P,'dk','markerfacecolor','g','markersize',8) 
%plot3(x5P,y5P,null-70,'dk','markerfacecolor','g','markersize',8)
title('\bf{Trajectory of the 5^{th} finger, 3-DOF model}','FontSize',16) 
xlabel('\bf{x_b, [mm]}','position',[-10 105 -75],'FontSize',16)
ylabel('\bf{y_b, [mm]}','position',[35 50 -72],'FontSize',16) 
zlabel('\bf{z_b, [mm]}','position',[27 -5 0],'FontSize',16) 
set(gca,'LineWidth',3,'FontSize',16) 
legend('Model','Plecotus')
grid on 
axis([-70 20 0 90 -70 50]); 
set(gca,'XTick',[-70;-40;-10;20])
set(gca,'YTick',[0;30;60;90])
set(gca,'ZTick',[-70;-30;10;50]) 
view([138 12])


figure(5) 
clf 
plot(t,th11,'.r','markersize',20) 
hold on 
plot(t,th21,'dk','markerfacecolor','k','markersize',8) 
% title('\bf{Joint Angle vs Time, natural bones}','Fontsize',16)
plot(t,th22,'dk','markerfacecolor',[0.4 0.4 0.4],'markersize',8) 
plot(t,th23,'ok','markerfacecolor',[0.6 0.6 0.6],'markersize',8) 
plot(t,th24,'sk','markerfacecolor',[0.8 0.8 0.8],'markersize',8)
xlabel('\bf{Time, [s]}','FontSize',16) 
ylabel('\bf{Joint Angle, [^o]}','FontSize',16) 
legend('\bf{\theta_1}','\bf{\theta_2 = - 180^o}','\bf{\theta_2 = - 120^o}','\bf{\theta_2 = - 60^o}','\bf{\theta_2 = 0^o}') 
grid on 
set(gca,'LineWidth',2,'FontSize',12)

